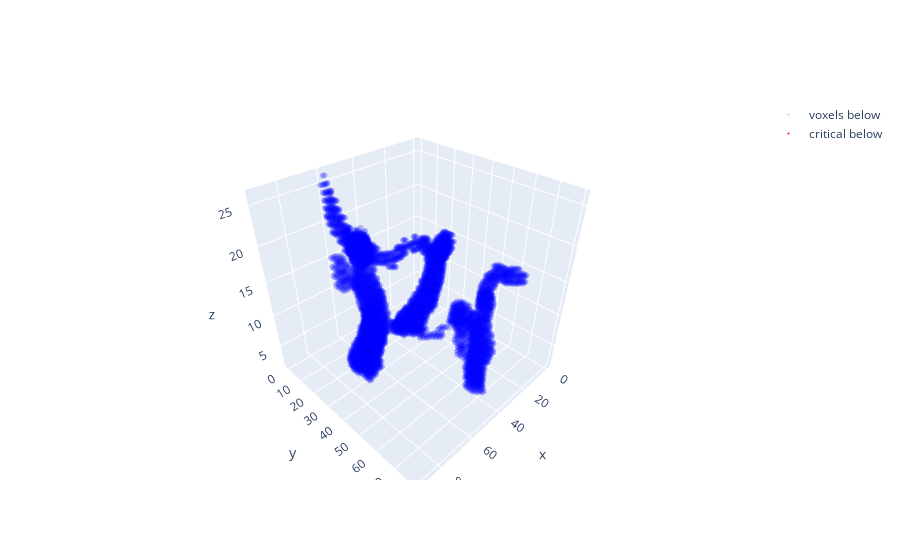

Here is the notebook cell this chart was saved with:
### Code cell
MC = mc.MorseComplex(distance_foreground)
MC.process_lower_stars(10, 10, 10, 0)

MC.cancel_pairs_below_in_dim(dim=2, threshold=0, print=True)
MC.cancel_pairs_below_in_dim(dim=1, threshold=0, print=True)

MC.extract_morse_skeleton_below(1, 3)
plot_morse_skeleton(MC, distance_foreground, 0)

### Figure 1 — Plotly figure (JSON) as saved in the notebook; plotly's stock layout.template omitted (floating-point values rounded to 4 significant figures; data arrays with more than 128 entries replaced by an {"elided": "..."} marker saying what was removed)
{"data": [{"marker": {"color": "blue", "size": 2}, "mode": "markers", "name": "voxels below", "opacity": 0.25, "type": "scatter3d", "x": {"elided": "7490 int values"}, "y": {"elided": "7490 int values"}, "z": {"elided": "7490 int values"}}, {"marker": {"color": "orange", "size": 2}, "mode": "markers", "name": "skeleton below", "type": "scatter3d", "x": [], "y": [], "z": []}, {"marker": {"color": "red", "size": 2}, "mode": "markers", "name": "critical below", "type": "scatter3d", "x": [67], "y": [30], "z": [6]}], "layout": {"scene": {"aspectmode": "manual", "aspectratio": {"x": 1, "y": 1, "z": 1}}}}
